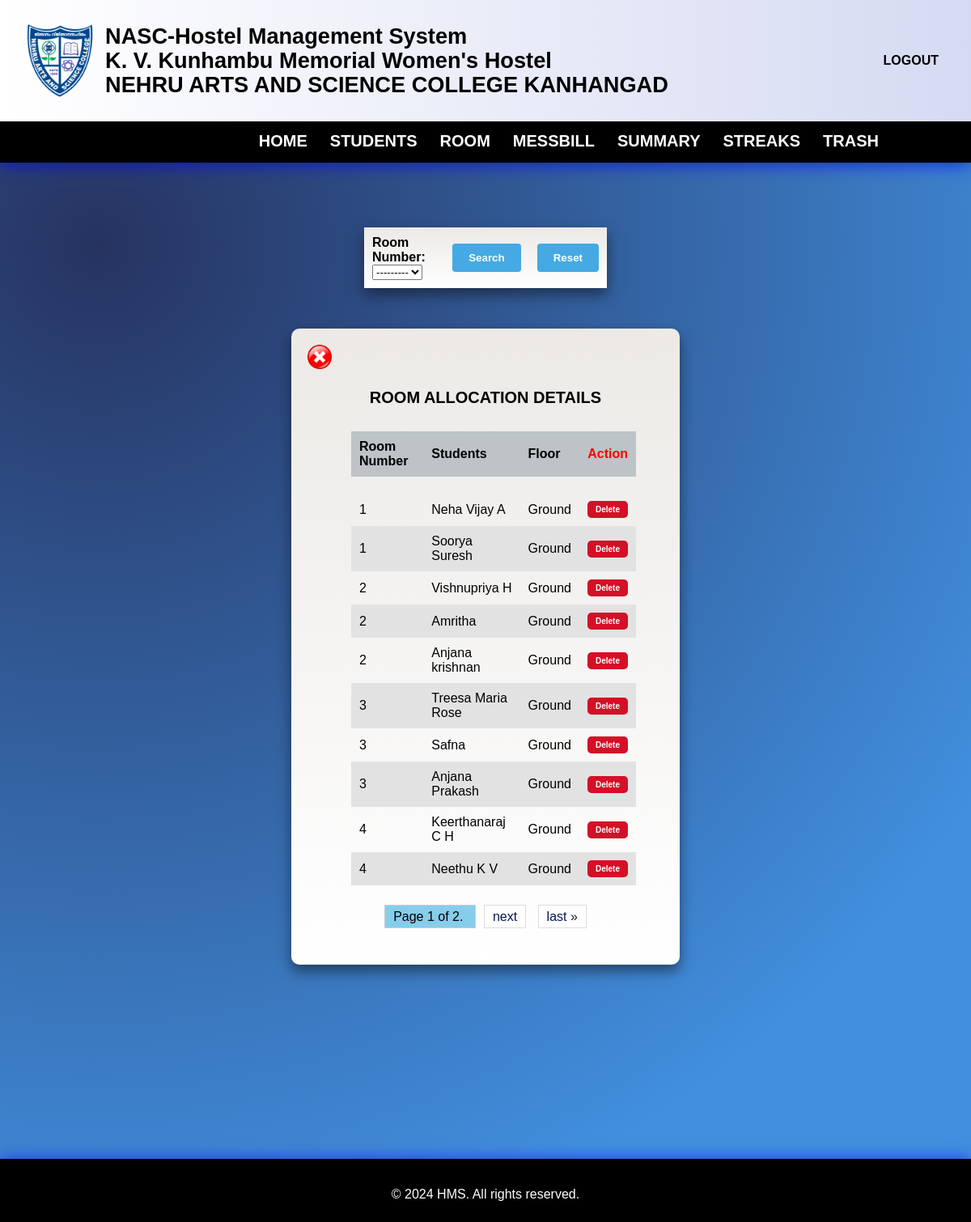
The app's page /allotements/ (signed in), older data.
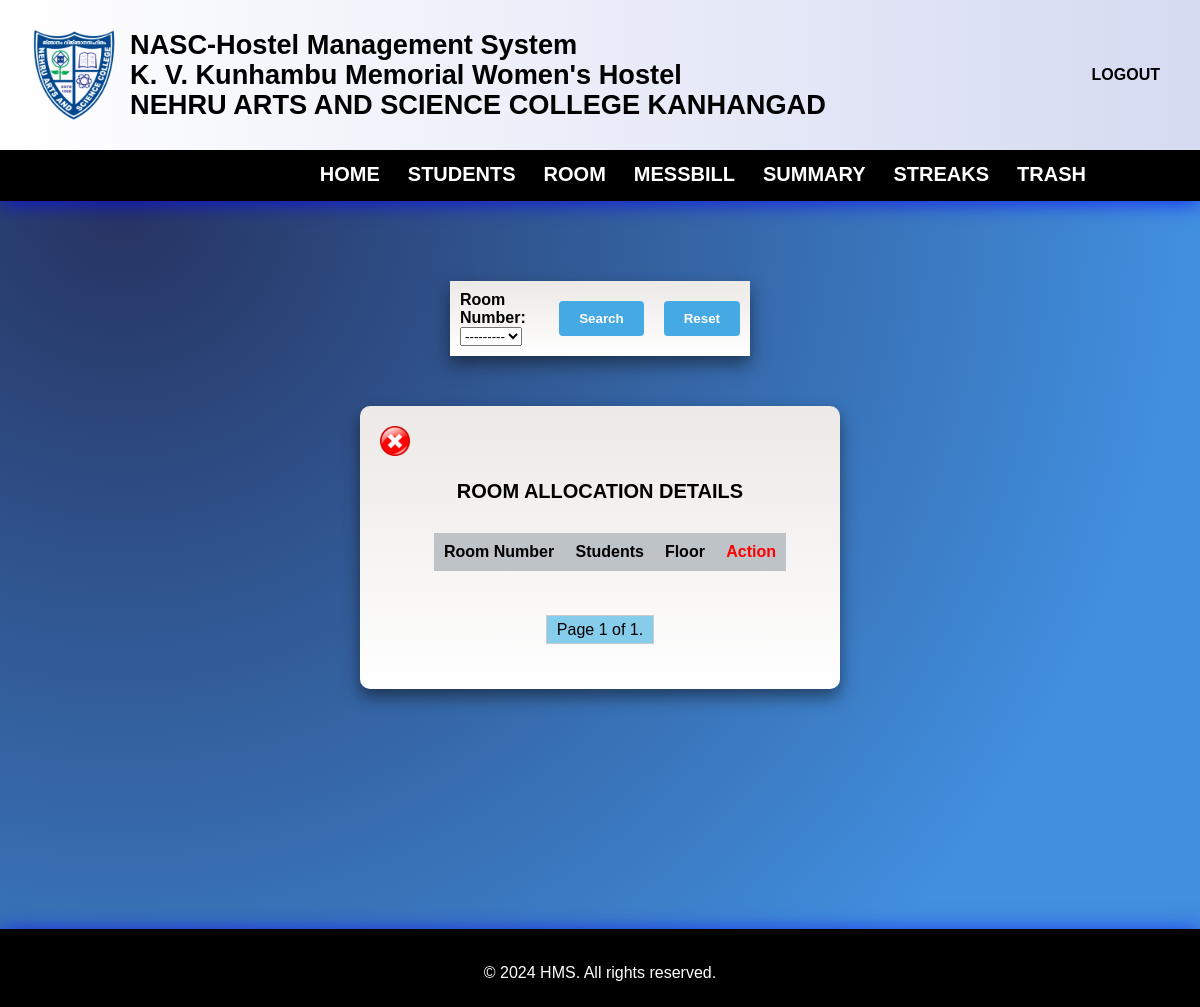
The same page, newer data.
### hostel/models.py (models this page shows, shortened)
class Room(models.Model):
    room_number = models.SmallIntegerField(unique=True)
    floor_choices = [('Ground','Ground'),('First','First'),('Second','Second')]
    floor = models.CharField(max_length=50, choices=floor_choices)
    capacity = models.PositiveIntegerField(default=3)
    def __str__(self):
        return str(self.room_number)

class Allotment(models.Model):
    room_number = models.ForeignKey(Room,on_delete=models.CASCADE)
    name = models.OneToOneField(Student,on_delete=models.CASCADE)

class Student(models.Model):
    admn_no = models.PositiveIntegerField(unique=True)
    name = models.CharField(max_length=50)
    year_of_admn = models.PositiveSmallIntegerField()
    pgm = models.ForeignKey(Programme, on_delete=models.CASCADE)
    year_choices = [
        (1,'First'),(2,'Second'),(3,'Third'),(4,'Fourth'),(5,'Fifth'),
    ]
    year = models.IntegerField(choices=year_choices)
    dob = models.DateField()
    email = models.EmailField()
    photo = models.ImageField(upload_to="images/")
    contact_regex = RegexValidator(regex=r'^\d{10}$',message="Contact number must be a 10-digit number.")
    contact = models.CharField(validators=[contact_regex], max_length=10)  # Using CharField for contact with max length 10
    parent_name = models.CharField(max_length=50)
    address = models.TextField(max_length=200)
    date_joined = models.DateField(auto_now_add=True)
    CATEGORY_CHOICES = [
        ('GENERAL', 'GENERAL'),
        ('OBC', 'OBC'),
        ('OEC', 'OEC'),
        ('SC', 'SC'),
        ('ST', 'ST'),
    ]
    category = models.CharField(max_length=20, choices=CATEGORY_CHOICES, default='GENERAL')
    EGRANTZ_CHOICES = [
        (True, 'Yes'),
        (False, 'No'),
    ]
    E_Grantz = models.BooleanField(choices=EGRANTZ_CHOICES)
    def __str__(self):
        return self.name

### hostel/views.py (the view)
# urls.py: path('allotements/',views.view_allotement,name='view_allotement'),
@group_required('warden', login_url='access_denied')
def view_allotement(request):
    try:
        filter = roomFilter(request.GET, queryset=Allotment.objects.select_related('room_number', 'name').order_by('room_number'))
        alloted_list = filter.qs
        paginator = Paginator(alloted_list, 10)
        page_number = request.GET.get('page')
        page_obj = paginator.get_page(page_number)
        query_params = request.GET.copy()
        if 'page' in query_params:
            query_params.pop('page')
        return render(request, 'hostel/allotements.html', {'alloted': page_obj, 'filter': filter, 'query_params': query_params})
    except Exception:
        return render(request,'hostel/error.html')

### hostel/context_processors.py (called while the page is built)
def group_processor(request):
    if request.user.is_authenticated:
        is_warden_group = request.user.groups.filter(name='warden').exists()
        is_secretary_group = request.user.groups.filter(name='secretary').exists()  # Adjust as needed
    else:
        is_warden_group = False
        is_secretary_group = False
    return {
        'is_warden_group': is_warden_group,
        'is_secretary_group': is_secretary_group,
    }

### hostel/templates/hostel/allotements.html (shortened to what this page needs)
{% extends 'hostel/base.html' %}
{% load static %}
{% block style %}
<link rel="stylesheet" href="{% static 'styles/allotements.css' %}">
{% endblock %}
{% block content %}
<section class="main">
    <div class="main-body">
        <form method="get" class="filter-form">
            <table id="filter-table">
                <tr>
                    <td class="filter-td" style="text-align: left;">
                        <label for="id_room_number">Room Number:</label>
                        {{filter.form.room_number}}
                    </td>
                    <td class="filter-td" style="text-align: right;">
                        <button type="submit" class="search">Search</button>
                    </td>
                    <td class="filter-td" style="text-align: right;">
                        <button type="reset" class="search" onclick="resetFilters()">Reset</button>
                    </td>
                </tr>
            </table>
        </form>
        <div class="main-block">
            <div class="header-links">
                <a href="{% url 'room_list' %}"><img src="{% static 'redclose.png' %}" alt="Close" id="close"></a>
            </div>
            <h5>Room Allocation Details</h5>
            <div class="allot">
                <div class="table-responsive">
                    <table>
                        <tr>
                            <th>Room Number</th>
                            <th>Students</th>
                            <th>Floor</th>
                            <th style="text-align: right; color: red;">Action</th>
                        </tr>
                        <tr id="ignore-row">
                            <td></td><td></td><td></td><td></td>
                        </tr>
                        {% for a in alloted %}
                        <tr>
                            <td>{{ a.room_number }}</td>
                            <td>{{ a.name }}</td>
                            <td>{{ a.room_number.floor }}</td>
                            <td style="text-align: right;"><a href="{% url 'delete_allocation' a.name %}" onclick="return confirmDelete();">Delete</a></td>
                        </tr>
                        {% endfor %}
                    </table>
                </div>
            </div>
            <div class="pagination">
                <span class="step-links">
                    <span class="current">
                        Page {{ alloted.number }} of {{ alloted.paginator.num_pages }}.
                    </span>
                    {% if alloted.has_next %}
                        <a href="?page={{ alloted.next_page_number }}&{{ query_params.urlencode }}">next</a>
                        <a href="?page={{ alloted.paginator.num_pages }}&{{ query_params.urlencode }}">last &raquo;</a>
                    {% endif %}
                </span>
            </div>
        </div>
    </div>
</section>
{% endblock %}

### hostel/templates/hostel/base.html (shortened to what this page needs)
{% load static %}
<!DOCTYPE html>
<html lang="en">
<head>
    <link rel="stylesheet" href="{% static 'styles/base.css' %}">
    {% block style %}
    {% endblock %}
</head>
<body>
    <section class="header">
        <div class="nasc">
            <div class="logo-heading">
                <img src="{% static 'logo.png' %}" class="logo-image">
            </div>
            <div class="institution-name">
                <h1>NASC-Hostel Management System<br>K. V. Kunhambu Memorial Women's Hostel<br>NEHRU ARTS AND SCIENCE COLLEGE KANHANGAD</h1>
            </div>
            <form action="{% url 'logout' %}" method="post" class="logout-form">
                <button type="submit" value="Logout" class="logout-btn"><img src="{% static 'logout.png' %}" id="exit"><div id="log-text">Logout</div></button>
            </form>
        </div>
        {% if is_warden_group %}
        <nav>
            <div class="nav-links" id="navLinks">
                <ul>
                    <li><a href="{% url 'home' %}">HOME</a></li>
                    <li><a href="{% url 'view_student' %}">STUDENTS</a></li>
                    <li><a href="{% url 'room_list' %}">ROOM</a></li>
                    <li><a href="{% url 'total_bill' %}">MESSBILL</a></li>
                    <li><a href="{% url 'view_attendance' %}">SUMMARY</a></li>
                    <li><a href="{% url 'streak' %}">STREAKS</a></li>
                    <li><a href="{% url 'inactive_student' %}">TRASH</a></li>
                </ul>
            </div>
        </nav>
        {% endif %}
    </section>
    {% block content %}
    {% endblock %}
    <footer>
        <div class="footer-section">
            <p>&copy; 2024 HMS. All rights reserved.</p>
        </div>
    </footer>
</body>
</html>

### hostel/static/styles/base.css (style rules this page uses)
* { margin: 0; padding: 0; font-family: sans-serif; box-sizing: border-box; }
body { background-image: radial-gradient( circle farthest-corner at 10% 20%, rgba(38,51,97,1) 0%, rgba(65,143,222,1) 79% ); }
.header { width: 100%; background-position: center; background-size: cover; background: linear-gradient(270deg,#FFFFFF,#acb6e5,#FFFFFF); background-size: 400% 400%; animation: gradientAnimation 20s ease infinite; box-shadow: 0 2px 20px rgba(0, 0, 255, 0.7); }
.nasc { display: flex; align-items: center; padding: 20px; color: black; }
.logo-heading { display: flex; align-items: center; justify-content: center; background-color: transparent; padding: 5px; margin-right: 0; border-radius: 5px; overflow: hidden; }
.logo-image { width: 100px; height: 100px; }
.institution-name h1 { font-size: 1.7em; line-height: 1.1; }
.logout-form { margin-left: auto; }
.logout-btn { background-color: transparent; color: black; font-size: 16px; text-transform: uppercase; font-weight: bolder; border: none; padding: 10px 20px; border-radius: 5px; cursor: pointer; transition: background-color 0.3s ease, color 0.3s ease; }
nav { width: 100%; display: flex; padding: 5px 100px; justify-content: space-between; align-items: center; background: black; }
nav ul { display: inline-flex; list-style: none; }
nav ul li { list-style: none; display: inline-block; padding: 8px 14px; position: relative; }
nav ul li a { text-decoration: none; color: white; font-size: 20px; font-weight: bolder; }
.nav-links { flex: 1; text-align: right; }
.nav-links ul li::after { content: ""; width: 0; bottom: 5px; height: 2px; background: #00bfff; display: block; margin: auto; transition: 0.5s; }
footer { background-color: black; color: white; padding: 10px 100px; display: flex; justify-content: space-between; align-items: flex-start; flex-wrap: wrap; box-shadow: 0 2px 20px rgba(0, 0, 255, 0.7); }
.footer-section { flex: 1 1 200px; margin: 10px; }
.footer-section p { margin: 5px 0; }
.footer-section:last-child { flex: 1 1 100%; text-align: center; margin-top: 20px; }

### hostel/static/styles/allotements.css (style rules this page uses)
.main-body { margin-top: 10vh; margin-bottom: 30vh; }
.main-block { width: 40%; margin: 0 auto; padding: 20px; border-radius: 10px; background: linear-gradient(#ECE9E6, #FFFFFF); box-shadow: 0 8px 16px rgba(10, 10, 11, 0.5); margin-bottom: 50px; }
#filter-table { margin: auto; width: 25%; border-collapse: collapse; margin-bottom: 50px; box-shadow: 0 8px 16px rgba(10, 10, 11, 0.5); }
.filter-td { padding: 10px; background: linear-gradient(#ECE9E6, #FFFFFF); }
label { font-weight: bold; }
.search { padding: 10px 20px; background: #45a9e3; color: white; font-weight: bolder; transition: background-color 0.3s, opacity 0.3s; border: none; border-radius: 4px; cursor: pointer; }
.allot { width: 80%; margin: 0 auto; }
.allot table { border-collapse: collapse; width: 100%; margin: 10px; }
.allot th { background-color: #bdc3c7; }
.allot tr:nth-child(even) { background-color: #E2E2E2; }
#ignore-row { background-color: transparent; }
.allot th, .allot td { border: none; text-align: left; padding: 10px 10px; }
h5 { color: black; text-align: center; margin-top: 10px; margin-bottom: 30px; text-transform: uppercase; font-size: 20px; font-weight: bolder; }
.header-links { display: flex; justify-content: start; align-items: center; position: relative; top: 0; width: 100%; padding: 0; margin-bottom: 20px; }
#close { width: 30px; height: 30px; }
.pagination { display: flex; justify-content: center; margin-top: 30px; margin-bottom: 30px; }
.pagination .step-links .current { margin: 0 5px; padding: 5px 10px; background: rgb(134, 205, 236); border: 1px solid #ccc; color: black; }

Row changes from the older to the newer data that the page shows:
removed Allotment: room_number "1", name "Neha Vijay A", room_number.floor "Ground"
removed Allotment: room_number "1", name "Soorya Suresh", room_number.floor "Ground"
removed Allotment: room_number "2", name "Vishnupriya H", room_number.floor "Ground"
removed Allotment: room_number "2", name "Amritha", room_number.floor "Ground"
removed Allotment: room_number "2", name "Anjana krishnan", room_number.floor "Ground"
removed Allotment: room_number "3", name "Treesa Maria Rose", room_number.floor "Ground"
removed Allotment: room_number "3", name "Safna", room_number.floor "Ground"
removed Allotment: room_number "3", name "Anjana Prakash", room_number.floor "Ground"
removed Allotment: room_number "4", name "Keerthanaraj C H", room_number.floor "Ground"
removed Allotment: room_number "4", name "Neethu K V", room_number.floor "Ground"
Text that changed along with them:
{{ alloted.paginator.num_pages }}: "2" → "1"
text no longer shown: "next last »"
